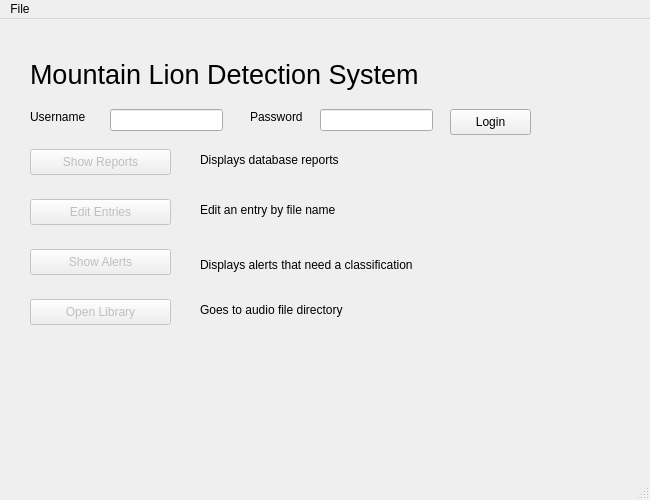
<?xml version="1.0" encoding="UTF-8"?>
<ui version="4.0">
 <class>MainWindow</class>
 <widget class="QMainWindow" name="MainWindow">
  <property name="geometry">
   <rect>
    <x>0</x>
    <y>0</y>
    <width>650</width>
    <height>500</height>
   </rect>
  </property>
  <property name="windowTitle">
   <string>MainWindow</string>
  </property>
  <widget class="QWidget" name="centralwidget">
   <widget class="QLabel" name="username_label">
    <property name="geometry">
     <rect>
      <x>30</x>
      <y>90</y>
      <width>71</width>
      <height>16</height>
     </rect>
    </property>
    <property name="text">
     <string>Username </string>
    </property>
   </widget>
   <widget class="QLabel" name="password_label">
    <property name="geometry">
     <rect>
      <x>250</x>
      <y>90</y>
      <width>60</width>
      <height>16</height>
     </rect>
    </property>
    <property name="text">
     <string>Password</string>
    </property>
   </widget>
   <widget class="QLineEdit" name="username_edit">
    <property name="geometry">
     <rect>
      <x>110</x>
      <y>90</y>
      <width>113</width>
      <height>22</height>
     </rect>
    </property>
   </widget>
   <widget class="QLineEdit" name="password_edit">
    <property name="geometry">
     <rect>
      <x>320</x>
      <y>90</y>
      <width>113</width>
      <height>22</height>
     </rect>
    </property>
    <property name="echoMode">
     <enum>QLineEdit::Password</enum>
    </property>
   </widget>
   <widget class="QPushButton" name="login_button">
    <property name="geometry">
     <rect>
      <x>450</x>
      <y>90</y>
      <width>81</width>
      <height>26</height>
     </rect>
    </property>
    <property name="text">
     <string>Login</string>
    </property>
   </widget>
   <widget class="QPushButton" name="show_alerts_button">
    <property name="enabled">
     <bool>false</bool>
    </property>
    <property name="geometry">
     <rect>
      <x>30</x>
      <y>230</y>
      <width>141</width>
      <height>26</height>
     </rect>
    </property>
    <property name="text">
     <string>Show Alerts</string>
    </property>
   </widget>
   <widget class="QPushButton" name="open_library_button">
    <property name="enabled">
     <bool>false</bool>
    </property>
    <property name="geometry">
     <rect>
      <x>30</x>
      <y>280</y>
      <width>141</width>
      <height>26</height>
     </rect>
    </property>
    <property name="text">
     <string>Open Library</string>
    </property>
   </widget>
   <widget class="QPushButton" name="show_report_button">
    <property name="enabled">
     <bool>false</bool>
    </property>
    <property name="geometry">
     <rect>
      <x>30</x>
      <y>130</y>
      <width>141</width>
      <height>26</height>
     </rect>
    </property>
    <property name="text">
     <string>Show Reports</string>
    </property>
   </widget>
   <widget class="QPushButton" name="edit_entries_button">
    <property name="enabled">
     <bool>false</bool>
    </property>
    <property name="geometry">
     <rect>
      <x>30</x>
      <y>180</y>
      <width>141</width>
      <height>26</height>
     </rect>
    </property>
    <property name="text">
     <string>Edit Entries</string>
    </property>
   </widget>
   <widget class="QLabel" name="show_reports_label">
    <property name="geometry">
     <rect>
      <x>200</x>
      <y>130</y>
      <width>181</width>
      <height>21</height>
     </rect>
    </property>
    <property name="text">
     <string>Displays database reports</string>
    </property>
   </widget>
   <widget class="QLabel" name="edit_entries_label">
    <property name="geometry">
     <rect>
      <x>200</x>
      <y>180</y>
      <width>181</width>
      <height>21</height>
     </rect>
    </property>
    <property name="text">
     <string>Edit an entry by file name</string>
    </property>
   </widget>
   <widget class="QLabel" name="show_alerts_label">
    <property name="geometry">
     <rect>
      <x>200</x>
      <y>230</y>
      <width>251</width>
      <height>31</height>
     </rect>
    </property>
    <property name="text">
     <string>Displays alerts that need a classification</string>
    </property>
   </widget>
   <widget class="QLabel" name="open_library_label">
    <property name="geometry">
     <rect>
      <x>200</x>
      <y>280</y>
      <width>181</width>
      <height>21</height>
     </rect>
    </property>
    <property name="text">
     <string>Goes to audio file directory</string>
    </property>
   </widget>
   <widget class="QLabel" name="label">
    <property name="geometry">
     <rect>
      <x>30</x>
      <y>30</y>
      <width>591</width>
      <height>51</height>
     </rect>
    </property>
    <property name="font">
     <font>
      <pointsize>20</pointsize>
     </font>
    </property>
    <property name="text">
     <string>Mountain Lion Detection System</string>
    </property>
   </widget>
  </widget>
  <widget class="QMenuBar" name="menubar">
   <property name="geometry">
    <rect>
     <x>0</x>
     <y>0</y>
     <width>650</width>
     <height>21</height>
    </rect>
   </property>
   <widget class="QMenu" name="menuFile">
    <property name="title">
     <string>File</string>
    </property>
    <addaction name="actionClose"/>
   </widget>
   <addaction name="menuFile"/>
  </widget>
  <widget class="QStatusBar" name="statusbar"/>
  <action name="actionClose">
   <property name="text">
    <string>Close</string>
   </property>
  </action>
 </widget>
 <resources/>
 <connections/>
</ui>
